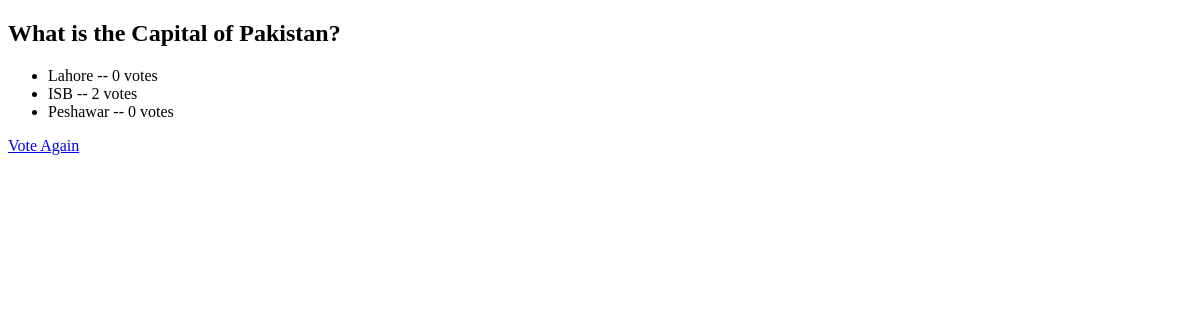
/polls/2/result/, run on an earlier commit of the app's database.
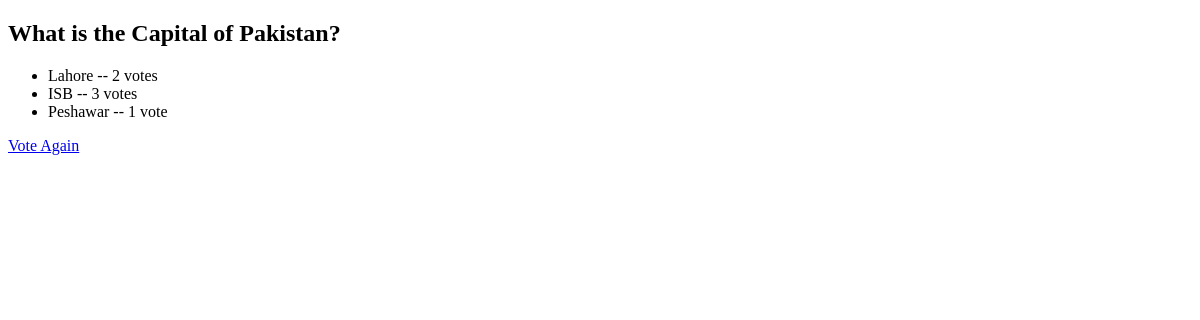
And on a later commit of the database.
### polls/models.py (models this page shows, shortened)
class Question(models.Model):
    question_text = models.CharField(max_length=200)
    pub_date = models.DateTimeField('date published')

class Choice(models.Model):
    question = models.ForeignKey(Question, on_delete=models.CASCADE)
    choice_text = models.CharField(max_length=100)
    votes = models.IntegerField(default=0)

### polls/views.py (the view)
# urls.py: path('<int:pk>/result/', views.ResultView.as_view(), name='result'),
class ResultView(generic.DetailView):
    model = Question
    template_name = 'polls/result.html'

### polls/templates/polls/result.html (shortened to what this page needs)
<!DOCTYPE html>
<html lang="en">
<head>
</head>
<body>
<h2> {{ question.question_text }} </h2>
<ul>
    {% for choice in question.choice_set.all %}
        <li>{{ choice.choice_text }} -- {{ choice.votes }} vote{{ choice.votes|pluralize }}</li>
    {% endfor %}
</ul>
<a href="{% url 'polls:detail' question.id %}">Vote Again</a>
</body>
</html>

What changed in the data, as far as the page shows it:
changed Choice "Lahore": votes "0" → "2"
changed Choice "ISB": votes "2" → "3"
changed Choice "Peshawar": votes "0" → "1"
